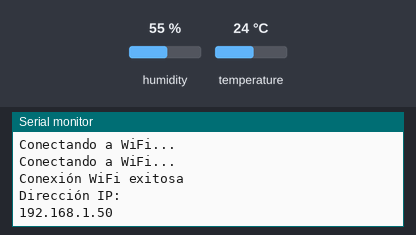
Bench run of a sketch on a simulated ESP32. Parts: the last lines printed to the serial monitor. Inputs (shaded band) come from the test bench; at power-on: temperature 24 °C, humidity 55 %. WiFi joins after 1.5 s; servers stay silent unless stated; uploads are accepted with an empty reply.

Above: at 3.2 s.
3.3 s: temperature set to 12 °C
At 5.7 s:
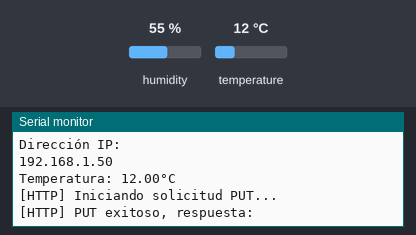
6.5 s: temperature set to 19 °C
At 8.59 s:
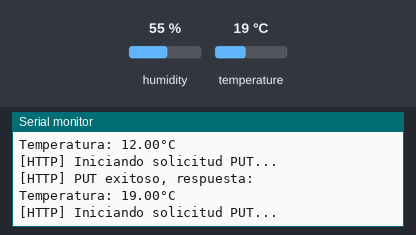

The sketch:

Temp_firebase.ino
```cpp
#include <WiFi.h>
#include <HTTPClient.h>
#include "DHT.h"

#define DHTPIN 4
#define DHTTYPE DHT22   // DHT 22 (AM2302), AM2321
DHT dht(DHTPIN, DHTTYPE);

const char* ssid = "Totalplay-27AA";
const char* password = "27AA57FA7Pb9GMKc";
const String firebaseURL = "https://a01411763-5ec8c-default-rtdb.firebaseio.com/"; // Firebase URL
int contador = 1; // Inicializa el contador

void setup() {
  Serial.begin(9600);
  conectarWiFi();
  dht.begin();
}

void conectarWiFi() {
  WiFi.begin(ssid, password);

  while (WiFi.status() != WL_CONNECTED) {
    delay(1000);
    Serial.println("Conectando a WiFi...");
  }

  Serial.println("Conexión WiFi exitosa");
  Serial.println("Dirección IP: ");
  Serial.println(WiFi.localIP());
}

void enviarTemperatura(float temperatura) {
  if (WiFi.status() == WL_CONNECTED) {
    HTTPClient http;

    String tempID = "temp" + String(contador); // Crea el identificador

    Serial.print("[HTTP] Iniciando solicitud PUT...\n");
    String url = firebaseURL + "Temperaturas/" + tempID + ".json"; // URL con el identificador
    http.begin(url); // Especifica la URL de Firebase
    http.addHeader("Content-Type", "application/json");

    // Envía la temperatura como un elemento independiente a Firebase
    String jsonData = "{\"temperatura\": " + String(temperatura) + "}";

    int httpCode = http.PUT(jsonData); // Envía la solicitud PUT con la temperatura

    if (httpCode > 0) {
      String payload = http.getString();
      Serial.println("[HTTP] PUT exitoso, respuesta:");
      Serial.println(payload);
      contador++; // Incrementa el contador para el siguiente identificador
    } else {
      Serial.printf("[HTTP] PUT fallido, código de error: %d\n", httpCode);
    }

    http.end(); // Cierra la conexión
  } else {
    Serial.println("Error en la conexión WiFi");
  }
}

void loop() {
  delay(2000);

  float t = dht.readTemperature();

  if (isnan(t)) {
    Serial.println(F("Fallo al leer el sensor de temperatura!"));
    return;
  }

  Serial.print(F("Temperatura: "));
  Serial.print(t);
  Serial.println(F("°C"));

  // Envía la temperatura a Firebase
  enviarTemperatura(t);
}
```

Measured:
- after the input at 3.3 s, the serial monitor: prints a new line after 0.72 s (image 1)
- after the input at 6.5 s, the serial monitor: prints a new line after 1.9 s (image 2)
